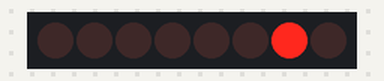
Simulated run of this sketch. Board: Arduino Uno, built with avr-gcc and run on an emulated ATmega328P. On the bench: 8 shift-register outputs drawn as a row of LEDs (first output left, lit = HIGH). Wiring (inferred from the names in the program): shift register (74HC595): data pin 13; shift clock pin 11; latch pin 12. Wiring (inferred from the signals the program sends): row of LEDs: on Q0, Q1, Q2, Q3, Q4, Q5, Q6, Q7.

Above: at 0.5 s.
At 2.5 s:
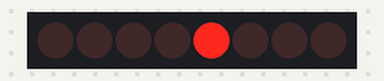
At 3.5 s:
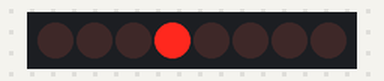
At 4.5 s:
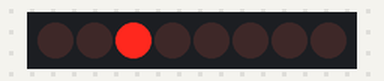
At 6.5 s:
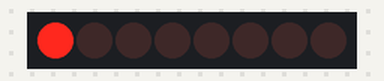
At 9.5 s:
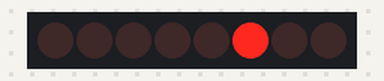
Timing chart, 0 to 10.4 s (numbered marks = the images above):
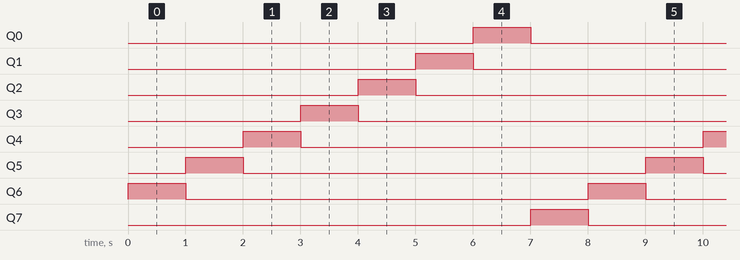

The sketch:

TinkerCAD_13________________74HC595___8____________.ino
```cpp
int latch_Pin = 12;
int clock_Pin = 11;
int data_Pin = 13;
byte leds = 0; // âûõîäíîé áàéò
int curLED = 0; // òåêóùèé ãîðÿùèé ñâåòîäèîä
void setup() {
    pinMode(latch_Pin, OUTPUT);
    pinMode(data_Pin, OUTPUT);
    pinMode(clock_Pin, OUTPUT);
}
void loop() {
    leds = 0; // îáíóëÿåì âûõîä
    if (curLED == 7)
        curLED = 0; // ïåðåõîä íà íîâûé öèêë
    else curLED++; // óâåëè÷èâàåì ñ÷åò÷èê
    bitSet(leds, curLED); // óñòàíîâêà áèòîâ
    digitalWrite(latch_Pin, LOW); // ñáðàñûâàåì çàùåëêó
      // âûâîäèò ïîáèòíî áàéò leds, íà÷èíàÿ ñ ìëàäøåãî
    shiftOut(data_Pin, clock_Pin, LSBFIRST, leds);
    digitalWrite(latch_Pin, HIGH); // çàùåëêèâàåì ðåãèñòð
    delay(1000);
}
```

Measured:
- by itself, Q0–7: alternates HIGH for 1.0 s and LOW for 7.0 s
- by itself, everything shown: repeats every 8.0 s, in 8 steps
